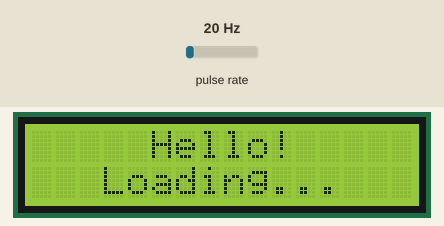
This sketch was run on a simulated Arduino Uno, built with avr-gcc and run on an emulated ATmega328P. Shown: 16×2 character LCD. Wiring (inferred from the names in the program): pulse sensor: data pin 2. Inputs (shaded band) come from the test bench; at power-on: pulse rate 20 Hz. What the sketch prints to the serial monitor is not drawn.

Above: at 0.1 s.
At 15.1 s:
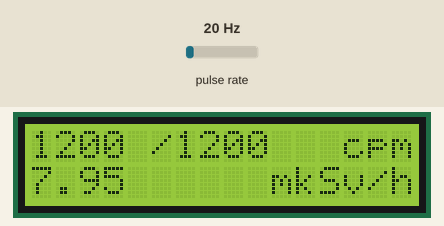

The sketch:

spi_rad_logger.ino
```cpp
// (licence header left out)
#include <SPI.h>
#include <LiquidCrystal.h>
#define LOG_PERIOD 15000  //Logging period in milliseconds, recommended value 15000-60000.
#define MAX_PERIOD 60000  //Maximum logging period without modifying this sketch

unsigned long counts;     //variable for GM Tube events
unsigned long cpm;        //variable for CPM
unsigned long maxCpm;        //variable for CPM

unsigned int multiplier;  //variable for calculation CPM in this sketch
unsigned long previousMillis;  //variable for time measurement
const byte geigerInterruptPin = 2;

const double counterNumber = 151;
double microSvPerHour;
double maxMicroSvPerHour;

LiquidCrystal lcd(12, 11, 6, 5, 4, 3);

void tube_impulse(){       //subprocedure for capturing events from Geiger Kit
  counts++;
}

void setup(){             //setup subprocedure
  counts = 0;
  cpm = 0;
  maxCpm = 0;
  microSvPerHour = 0;
  maxMicroSvPerHour = 0;
  multiplier = MAX_PERIOD / LOG_PERIOD;      //calculating multiplier, depend on your log period
  Serial.begin(9600);

  Serial.println(digitalPinToInterrupt(geigerInterruptPin));
  attachInterrupt(digitalPinToInterrupt(geigerInterruptPin), tube_impulse, FALLING); //define external interrupts

  lcd.clear();

  lcd.begin(16, 2);
  lcd.print("     Hello!");
  lcd.setCursor(0, 1);
  lcd.print("   Loading...");

  Serial.println("Start");
}

void loop(){                                 //main cycle
  unsigned long currentMillis = millis();
  if(currentMillis - previousMillis > LOG_PERIOD){
    previousMillis = currentMillis;
    cpm = counts * multiplier;
    if (cpm > maxCpm)
      maxCpm = cpm;

    microSvPerHour = cpm / counterNumber;
    if (microSvPerHour > maxMicroSvPerHour)
      maxMicroSvPerHour = microSvPerHour;

    Serial.print(cpm);
    Serial.println(" cpm");

    lcd.clear();

    char bufferString [18];

    lcd.setCursor(0, 0);
    sprintf(bufferString, "%4u", cpm);
    lcd.print(bufferString);

    lcd.setCursor(5, 0);
    sprintf(bufferString, "/%4u", maxCpm);
    lcd.print(bufferString);

    lcd.setCursor(13, 0);
    lcd.print("cpm");

    lcd.setCursor(0, 1);
    lcd.print(microSvPerHour);

    lcd.setCursor(10, 1);
    lcd.print("mkSv/h");

    counts = 0;
  }
}
```
